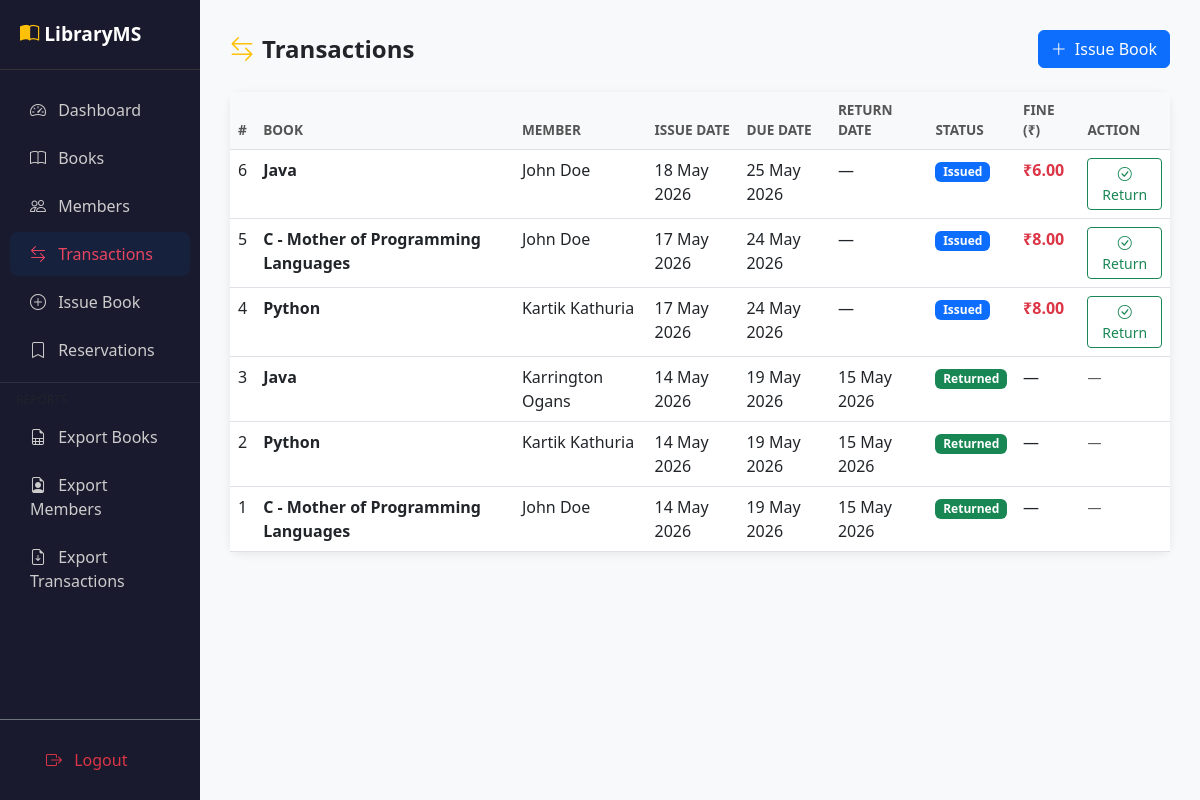
The app's page /transactions/ (signed in) with its own data.
### app/models.py (models this page shows, shortened)
class Transaction(db.Model):
    __tablename__ = 'transactions'
    id = db.Column(db.Integer, primary_key=True)
    book_id = db.Column(db.Integer, db.ForeignKey('books.id'), nullable=False)
    member_id = db.Column(db.Integer, db.ForeignKey('members.id'), nullable=False)
    issue_date = db.Column(db.DateTime, default=datetime.utcnow)
    due_date = db.Column(db.DateTime, nullable=False)
    return_date = db.Column(db.DateTime, nullable=True)
    status = db.Column(db.String(20), default='issued')  # issued / returned / overdue
    def is_overdue(self):
        if self.status in ('issued', 'overdue') and datetime.utcnow() > self.due_date:
            return True
        return False
    def fine(self):
        ref_date = self.return_date if self.return_date else datetime.utcnow()
        if ref_date > self.due_date:
            overdue_days = (ref_date - self.due_date).days
            return round(overdue_days * FINE_PER_DAY, 2)
        return 0.0

class Book(db.Model):
    __tablename__ = 'books'
    id = db.Column(db.Integer, primary_key=True)
    title = db.Column(db.String(200), nullable=False)
    author = db.Column(db.String(100), nullable=False)
    genre = db.Column(db.String(50))
    isbn = db.Column(db.String(20), unique=True)
    total_copies = db.Column(db.Integer, default=1)
    available_copies = db.Column(db.Integer, default=1)
    cover_image = db.Column(db.String(200), nullable=True)
    added_date = db.Column(db.DateTime, default=datetime.utcnow)
    transactions = db.relationship('Transaction', backref='book', lazy=True)
    reservations = db.relationship('Reservation', backref='book', lazy=True)

class Member(db.Model):
    __tablename__ = 'members'
    id = db.Column(db.Integer, primary_key=True)
    name = db.Column(db.String(100), nullable=False)
    email = db.Column(db.String(120), unique=True, nullable=False)
    phone = db.Column(db.String(15))
    membership_date = db.Column(db.DateTime, default=datetime.utcnow)
    is_active = db.Column(db.Boolean, default=True)
    max_books = db.Column(db.Integer, default=3)  # M2: borrowing limit
    transactions = db.relationship('Transaction', backref='member', lazy=True)
    reservations = db.relationship('Reservation', backref='member', lazy=True)

### app/routes/transactions.py (the view)
@transactions_bp.route('/')
@login_required
def index():
    transactions = Transaction.query.order_by(Transaction.issue_date.desc()).all()
    for t in transactions:
        if t.is_overdue():
            t.status = 'overdue'
    db.session.commit()
    return render_template('transactions/index.html', transactions=transactions)

### app/models.py (called while the page is built)
@login_manager.user_loader
def load_user(user_id):
    return Admin.query.get(int(user_id))

### app/templates/transactions/index.html (shortened to what this page needs)
{% extends 'base.html' %}
{% block content %}
<div class="d-flex justify-content-between align-items-center mb-4">
    <h4 class="fw-bold mb-0"><i class="bi bi-arrow-left-right text-warning me-2"></i>Transactions</h4>
    <a href="{{ url_for('transactions.issue') }}" class="btn btn-primary">
        <i class="bi bi-plus-lg me-1"></i> Issue Book
    </a>
</div>
<div class="card">
    <div class="card-body p-0">
        <table class="table table-hover mb-0">
            <thead class="table-light">
                <tr><th>#</th><th>Book</th><th>Member</th><th>Issue Date</th><th>Due Date</th><th>Return Date</th><th>Status</th><th>Fine (₹)</th><th>Action</th></tr>
            </thead>
            <tbody>
            {% for t in transactions %}
            <tr>
                <td>{{ t.id }}</td>
                <td class="fw-semibold">{{ t.book.title }}</td>
                <td>{{ t.member.name }}</td>
                <td>{{ t.issue_date.strftime('%d %b %Y') }}</td>
                <td class="{% if t.status == 'overdue' %}text-danger fw-semibold{% endif %}">
                    {{ t.due_date.strftime('%d %b %Y') }}
                </td>
                <td>{{ t.return_date.strftime('%d %b %Y') if t.return_date else '—' }}</td>
                <td>
                    {% if t.status == 'returned' %}
                        <span class="badge bg-success">Returned</span>
                    {% elif t.status == 'overdue' %}
                        <span class="badge bg-danger">Overdue</span>
                    {% else %}
                        <span class="badge bg-primary">Issued</span>
                    {% endif %}
                </td>
                <td>{% if t.fine() > 0 %}<span class="text-danger fw-semibold">₹{{ '%.2f'|format(t.fine()) }}</span>{% else %}—{% endif %}</td>
                <td>
                    {% if t.status != 'returned' %}
                    <form method="POST" action="{{ url_for('transactions.return_book', transaction_id=t.id) }}"
                          onsubmit="return confirm('Mark as returned?')">
                        <button class="btn btn-sm btn-outline-success">
                            <i class="bi bi-check-circle"></i> Return
                        </button>
                    </form>
                    {% else %}
                        <span class="text-muted small">—</span>
                    {% endif %}
                </td>
            </tr>
            {% else %}
            <tr><td colspan="9" class="text-center text-muted py-4">No transactions yet.</td></tr>
            {% endfor %}
            </tbody>
        </table>
    </div>
</div>
{% endblock %}

### app/templates/base.html (style rules this page uses)
body { background-color: #f8f9fa; }
.card { border: none; border-radius: 12px; box-shadow: 0 2px 10px rgba(0,0,0,0.08); }
.table th { font-weight: 600; color: #555; font-size: 0.85rem; text-transform: uppercase; }

### records on screen
Transaction: id "6", book "Java", member.name "John Doe", issue_date "18 May 2026", due_date "25 May 2026", return_date "—", status "Issued", fine "6.00"
Transaction: id "5", book "C - Mother of Programming Languages", member.name "John Doe", issue_date "17 May 2026", due_date "24 May 2026", return_date "—", status "Issued", fine "8.00"
Transaction: id "4", book "Python", member.name "Kartik Kathuria", issue_date "17 May 2026", due_date "24 May 2026", return_date "—", status "Issued", fine "8.00"
Transaction: id "3", book "Java", member.name "Karrington Ogans", issue_date "14 May 2026", due_date "19 May 2026", return_date "15 May 2026", status "Returned"
Transaction: id "2", book "Python", member.name "Kartik Kathuria", issue_date "14 May 2026", due_date "19 May 2026", return_date "15 May 2026", status "Returned"
Transaction: id "1", book "C - Mother of Programming Languages", member.name "John Doe", issue_date "14 May 2026", due_date "19 May 2026", return_date "15 May 2026", status "Returned"
